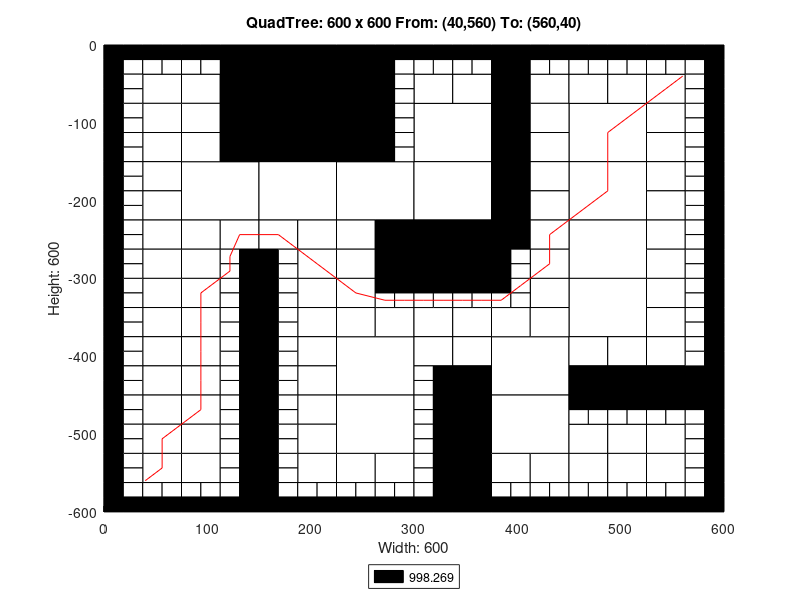

MATLAB code to generate this figure:
axis([0 600 -600 0]);
title('QuadTree: 600 x 600 From: (40,560) To: (560,40)');
xlabel('Width: 600');
ylabel('Height: 600');
rectangle('Position',[150 -75 75 75], 'FaceColor',[0 0 0]);
rectangle('Position',[150 -150 75 75], 'FaceColor',[0 0 0]);
rectangle('Position',[75 -225 75 75], 'FaceColor',[1 1 1]);
rectangle('Position',[150 -225 75 75], 'FaceColor',[1 1 1]);
rectangle('Position',[225 -225 75 75], 'FaceColor',[1 1 1]);
rectangle('Position',[300 -150 75 75], 'FaceColor',[1 1 1]);
rectangle('Position',[450 -150 75 75], 'FaceColor',[1 1 1]);
rectangle('Position',[300 -225 75 75], 'FaceColor',[1 1 1]);
rectangle('Position',[300 -300 75 75], 'FaceColor',[0 0 0]);
rectangle('Position',[450 -225 75 75], 'FaceColor',[1 1 1]);
rectangle('Position',[450 -300 75 75], 'FaceColor',[1 1 1]);
rectangle('Position',[225 -450 75 75], 'FaceColor',[1 1 1]);
rectangle('Position',[225 -525 75 75], 'FaceColor',[1 1 1]);
rectangle('Position',[375 -450 75 75], 'FaceColor',[1 1 1]);
rectangle('Position',[450 -375 75 75], 'FaceColor',[1 1 1]);
rectangle('Position',[375 -525 75 75], 'FaceColor',[1 1 1]);
rectangle('Position',[37.5 -75 37.5 37.5], 'FaceColor',[1 1 1]);
rectangle('Position',[112.5 -37.5 37.5 37.5], 'FaceColor',[0 0 0]);
rectangle('Position',[75 -75 37.5 37.5], 'FaceColor',[1 1 1]);
rectangle('Position',[112.5 -75 37.5 37.5], 'FaceColor',[0 0 0]);
rectangle('Position',[37.5 -112.5 37.5 37.5], 'FaceColor',[1 1 1]);
rectangle('Position',[37.5 -150 37.5 37.5], 'FaceColor',[1 1 1]);
rectangle('Position',[75 -112.5 37.5 37.5], 'FaceColor',[1 1 1]);
rectangle('Position',[112.5 -112.5 37.5 37.5], 'FaceColor',[0 0 0]);
rectangle('Position',[75 -150 37.5 37.5], 'FaceColor',[1 1 1]);
rectangle('Position',[112.5 -150 37.5 37.5], 'FaceColor',[0 0 0]);
rectangle('Position',[225 -37.5 37.5 37.5], 'FaceColor',[0 0 0]);
rectangle('Position',[225 -75 37.5 37.5], 'FaceColor',[0 0 0]);
rectangle('Position',[225 -112.5 37.5 37.5], 'FaceColor',[0 0 0]);
rectangle('Position',[225 -150 37.5 37.5], 'FaceColor',[0 0 0]);
rectangle('Position',[37.5 -187.5 37.5 37.5], 'FaceColor',[1 1 1]);
rectangle('Position',[37.5 -225 37.5 37.5], 'FaceColor',[1 1 1]);
rectangle('Position',[37.5 -262.5 37.5 37.5], 'FaceColor',[1 1 1]);
rectangle('Position',[37.5 -300 37.5 37.5], 'FaceColor',[1 1 1]);
rectangle('Position',[75 -262.5 37.5 37.5], 'FaceColor',[1 1 1]);
rectangle('Position',[112.5 -262.5 37.5 37.5], 'FaceColor',[1 1 1]);
rectangle('Position',[75 -300 37.5 37.5], 'FaceColor',[1 1 1]);
rectangle('Position',[150 -262.5 37.5 37.5], 'FaceColor',[1 1 1]);
rectangle('Position',[187.5 -262.5 37.5 37.5], 'FaceColor',[1 1 1]);
rectangle('Position',[187.5 -300 37.5 37.5], 'FaceColor',[1 1 1]);
rectangle('Position',[225 -262.5 37.5 37.5], 'FaceColor',[1 1 1]);
rectangle('Position',[262.5 -262.5 37.5 37.5], 'FaceColor',[0 0 0]);
rectangle('Position',[225 -300 37.5 37.5], 'FaceColor',[1 1 1]);
rectangle('Position',[262.5 -300 37.5 37.5], 'FaceColor',[0 0 0]);
rectangle('Position',[300 -75 37.5 37.5], 'FaceColor',[1 1 1]);
rectangle('Position',[337.5 -75 37.5 37.5], 'FaceColor',[1 1 1]);
rectangle('Position',[375 -37.5 37.5 37.5], 'FaceColor',[0 0 0]);
rectangle('Position',[375 -75 37.5 37.5], 'FaceColor',[0 0 0]);
rectangle('Position',[412.5 -75 37.5 37.5], 'FaceColor',[1 1 1]);
rectangle('Position',[375 -112.5 37.5 37.5], 'FaceColor',[0 0 0]);
rectangle('Position',[412.5 -112.5 37.5 37.5], 'FaceColor',[1 1 1]);
rectangle('Position',[375 -150 37.5 37.5], 'FaceColor',[0 0 0]);
rectangle('Position',[412.5 -150 37.5 37.5], 'FaceColor',[1 1 1]);
rectangle('Position',[450 -75 37.5 37.5], 'FaceColor',[1 1 1]);
rectangle('Position',[487.5 -75 37.5 37.5], 'FaceColor',[1 1 1]);
rectangle('Position',[525 -75 37.5 37.5], 'FaceColor',[1 1 1]);
rectangle('Position',[525 -112.5 37.5 37.5], 'FaceColor',[1 1 1]);
rectangle('Position',[525 -150 37.5 37.5], 'FaceColor',[1 1 1]);
rectangle('Position',[375 -187.5 37.5 37.5], 'FaceColor',[0 0 0]);
rectangle('Position',[412.5 -187.5 37.5 37.5], 'FaceColor',[1 1 1]);
rectangle('Position',[375 -225 37.5 37.5], 'FaceColor',[0 0 0]);
rectangle('Position',[412.5 -225 37.5 37.5], 'FaceColor',[1 1 1]);
rectangle('Position',[375 -262.5 37.5 37.5], 'FaceColor',[0 0 0]);
rectangle('Position',[412.5 -262.5 37.5 37.5], 'FaceColor',[1 1 1]);
rectangle('Position',[412.5 -300 37.5 37.5], 'FaceColor',[1 1 1]);
rectangle('Position',[525 -187.5 37.5 37.5], 'FaceColor',[1 1 1]);
rectangle('Position',[525 -225 37.5 37.5], 'FaceColor',[1 1 1]);
rectangle('Position',[525 -262.5 37.5 37.5], 'FaceColor',[1 1 1]);
rectangle('Position',[525 -300 37.5 37.5], 'FaceColor',[1 1 1]);
rectangle('Position',[37.5 -337.5 37.5 37.5], 'FaceColor',[1 1 1]);
rectangle('Position',[37.5 -375 37.5 37.5], 'FaceColor',[1 1 1]);
rectangle('Position',[75 -337.5 37.5 37.5], 'FaceColor',[1 1 1]);
rectangle('Position',[75 -375 37.5 37.5], 'FaceColor',[1 1 1]);
rectangle('Position',[37.5 -412.5 37.5 37.5], 'FaceColor',[1 1 1]);
rectangle('Position',[37.5 -450 37.5 37.5], 'FaceColor',[1 1 1]);
rectangle('Position',[75 -412.5 37.5 37.5], 'FaceColor',[1 1 1]);
rectangle('Position',[75 -450 37.5 37.5], 'FaceColor',[1 1 1]);
rectangle('Position',[187.5 -337.5 37.5 37.5], 'FaceColor',[1 1 1]);
rectangle('Position',[187.5 -375 37.5 37.5], 'FaceColor',[1 1 1]);
rectangle('Position',[225 -337.5 37.5 37.5], 'FaceColor',[1 1 1]);
rectangle('Position',[225 -375 37.5 37.5], 'FaceColor',[1 1 1]);
rectangle('Position',[262.5 -375 37.5 37.5], 'FaceColor',[1 1 1]);
rectangle('Position',[187.5 -412.5 37.5 37.5], 'FaceColor',[1 1 1]);
rectangle('Position',[187.5 -450 37.5 37.5], 'FaceColor',[1 1 1]);
rectangle('Position',[37.5 -487.5 37.5 37.5], 'FaceColor',[1 1 1]);
rectangle('Position',[37.5 -525 37.5 37.5], 'FaceColor',[1 1 1]);
rectangle('Position',[75 -487.5 37.5 37.5], 'FaceColor',[1 1 1]);
rectangle('Position',[75 -525 37.5 37.5], 'FaceColor',[1 1 1]);
rectangle('Position',[37.5 -562.5 37.5 37.5], 'FaceColor',[1 1 1]);
rectangle('Position',[75 -562.5 37.5 37.5], 'FaceColor',[1 1 1]);
rectangle('Position',[187.5 -487.5 37.5 37.5], 'FaceColor',[1 1 1]);
rectangle('Position',[187.5 -525 37.5 37.5], 'FaceColor',[1 1 1]);
rectangle('Position',[187.5 -562.5 37.5 37.5], 'FaceColor',[1 1 1]);
rectangle('Position',[225 -562.5 37.5 37.5], 'FaceColor',[1 1 1]);
rectangle('Position',[262.5 -562.5 37.5 37.5], 'FaceColor',[1 1 1]);
rectangle('Position',[300 -375 37.5 37.5], 'FaceColor',[1 1 1]);
rectangle('Position',[337.5 -375 37.5 37.5], 'FaceColor',[1 1 1]);
rectangle('Position',[412.5 -337.5 37.5 37.5], 'FaceColor',[1 1 1]);
rectangle('Position',[375 -375 37.5 37.5], 'FaceColor',[1 1 1]);
rectangle('Position',[412.5 -375 37.5 37.5], 'FaceColor',[1 1 1]);
rectangle('Position',[300 -412.5 37.5 37.5], 'FaceColor',[1 1 1]);
rectangle('Position',[337.5 -412.5 37.5 37.5], 'FaceColor',[1 1 1]);
rectangle('Position',[337.5 -450 37.5 37.5], 'FaceColor',[0 0 0]);
rectangle('Position',[525 -337.5 37.5 37.5], 'FaceColor',[1 1 1]);
rectangle('Position',[525 -375 37.5 37.5], 'FaceColor',[1 1 1]);
rectangle('Position',[450 -412.5 37.5 37.5], 'FaceColor',[1 1 1]);
rectangle('Position',[487.5 -412.5 37.5 37.5], 'FaceColor',[1 1 1]);
rectangle('Position',[450 -450 37.5 37.5], 'FaceColor',[0 0 0]);
rectangle('Position',[487.5 -450 37.5 37.5], 'FaceColor',[0 0 0]);
rectangle('Position',[525 -412.5 37.5 37.5], 'FaceColor',[1 1 1]);
rectangle('Position',[525 -450 37.5 37.5], 'FaceColor',[0 0 0]);
rectangle('Position',[562.5 -450 37.5 37.5], 'FaceColor',[0 0 0]);
rectangle('Position',[337.5 -487.5 37.5 37.5], 'FaceColor',[0 0 0]);
rectangle('Position',[337.5 -525 37.5 37.5], 'FaceColor',[0 0 0]);
rectangle('Position',[337.5 -562.5 37.5 37.5], 'FaceColor',[0 0 0]);
rectangle('Position',[337.5 -600 37.5 37.5], 'FaceColor',[0 0 0]);
rectangle('Position',[375 -562.5 37.5 37.5], 'FaceColor',[1 1 1]);
rectangle('Position',[412.5 -562.5 37.5 37.5], 'FaceColor',[1 1 1]);
rectangle('Position',[450 -525 37.5 37.5], 'FaceColor',[1 1 1]);
rectangle('Position',[487.5 -525 37.5 37.5], 'FaceColor',[1 1 1]);
rectangle('Position',[525 -525 37.5 37.5], 'FaceColor',[1 1 1]);
rectangle('Position',[450 -562.5 37.5 37.5], 'FaceColor',[1 1 1]);
rectangle('Position',[487.5 -562.5 37.5 37.5], 'FaceColor',[1 1 1]);
rectangle('Position',[525 -562.5 37.5 37.5], 'FaceColor',[1 1 1]);
rectangle('Position',[0 -18.75 18.75 18.75], 'FaceColor',[0 0 0]);
rectangle('Position',[18.75 -18.75 18.75 18.75], 'FaceColor',[0 0 0]);
rectangle('Position',[0 -37.5 18.75 18.75], 'FaceColor',[0 0 0]);
rectangle('Position',[18.75 -37.5 18.75 18.75], 'FaceColor',[1 1 1]);
rectangle('Position',[37.5 -18.75 18.75 18.75], 'FaceColor',[0 0 0]);
rectangle('Position',[56.25 -18.75 18.75 18.75], 'FaceColor',[0 0 0]);
rectangle('Position',[37.5 -37.5 18.75 18.75], 'FaceColor',[1 1 1]);
rectangle('Position',[56.25 -37.5 18.75 18.75], 'FaceColor',[1 1 1]);
rectangle('Position',[0 -56.25 18.75 18.75], 'FaceColor',[0 0 0]);
rectangle('Position',[18.75 -56.25 18.75 18.75], 'FaceColor',[1 1 1]);
rectangle('Position',[0 -75 18.75 18.75], 'FaceColor',[0 0 0]);
rectangle('Position',[18.75 -75 18.75 18.75], 'FaceColor',[1 1 1]);
rectangle('Position',[75 -18.75 18.75 18.75], 'FaceColor',[0 0 0]);
rectangle('Position',[93.75 -18.75 18.75 18.75], 'FaceColor',[0 0 0]);
rectangle('Position',[75 -37.5 18.75 18.75], 'FaceColor',[1 1 1]);
rectangle('Position',[93.75 -37.5 18.75 18.75], 'FaceColor',[1 1 1]);
rectangle('Position',[0 -93.75 18.75 18.75], 'FaceColor',[0 0 0]);
rectangle('Position',[18.75 -93.75 18.75 18.75], 'FaceColor',[1 1 1]);
rectangle('Position',[0 -112.5 18.75 18.75], 'FaceColor',[0 0 0]);
rectangle('Position',[18.75 -112.5 18.75 18.75], 'FaceColor',[1 1 1]);
rectangle('Position',[0 -131.25 18.75 18.75], 'FaceColor',[0 0 0]);
rectangle('Position',[18.75 -131.25 18.75 18.75], 'FaceColor',[1 1 1]);
rectangle('Position',[0 -150 18.75 18.75], 'FaceColor',[0 0 0]);
rectangle('Position',[18.75 -150 18.75 18.75], 'FaceColor',[1 1 1]);
rectangle('Position',[262.5 -18.75 18.75 18.75], 'FaceColor',[0 0 0]);
rectangle('Position',[281.25 -18.75 18.75 18.75], 'FaceColor',[0 0 0]);
rectangle('Position',[262.5 -37.5 18.75 18.75], 'FaceColor',[0 0 0]);
rectangle('Position',[281.25 -37.5 18.75 18.75], 'FaceColor',[1 1 1]);
rectangle('Position',[262.5 -56.25 18.75 18.75], 'FaceColor',[0 0 0]);
rectangle('Position',[281.25 -56.25 18.75 18.75], 'FaceColor',[1 1 1]);
rectangle('Position',[262.5 -75 18.75 18.75], 'FaceColor',[0 0 0]);
rectangle('Position',[281.25 -75 18.75 18.75], 'FaceColor',[1 1 1]);
rectangle('Position',[262.5 -93.75 18.75 18.75], 'FaceColor',[0 0 0]);
rectangle('Position',[281.25 -93.75 18.75 18.75], 'FaceColor',[1 1 1]);
rectangle('Position',[262.5 -112.5 18.75 18.75], 'FaceColor',[0 0 0]);
rectangle('Position',[281.25 -112.5 18.75 18.75], 'FaceColor',[1 1 1]);
rectangle('Position',[262.5 -131.25 18.75 18.75], 'FaceColor',[0 0 0]);
rectangle('Position',[281.25 -131.25 18.75 18.75], 'FaceColor',[1 1 1]);
rectangle('Position',[262.5 -150 18.75 18.75], 'FaceColor',[0 0 0]);
rectangle('Position',[281.25 -150 18.75 18.75], 'FaceColor',[1 1 1]);
rectangle('Position',[0 -168.75 18.75 18.75], 'FaceColor',[0 0 0]);
rectangle('Position',[18.75 -168.75 18.75 18.75], 'FaceColor',[1 1 1]);
rectangle('Position',[0 -187.5 18.75 18.75], 'FaceColor',[0 0 0]);
rectangle('Position',[18.75 -187.5 18.75 18.75], 'FaceColor',[1 1 1]);
rectangle('Position',[0 -206.25 18.75 18.75], 'FaceColor',[0 0 0]);
rectangle('Position',[18.75 -206.25 18.75 18.75], 'FaceColor',[1 1 1]);
rectangle('Position',[0 -225 18.75 18.75], 'FaceColor',[0 0 0]);
rectangle('Position',[18.75 -225 18.75 18.75], 'FaceColor',[1 1 1]);
rectangle('Position',[0 -243.75 18.75 18.75], 'FaceColor',[0 0 0]);
rectangle('Position',[18.75 -243.75 18.75 18.75], 'FaceColor',[1 1 1]);
rectangle('Position',[0 -262.5 18.75 18.75], 'FaceColor',[0 0 0]);
rectangle('Position',[18.75 -262.5 18.75 18.75], 'FaceColor',[1 1 1]);
rectangle('Position',[0 -281.25 18.75 18.75], 'FaceColor',[0 0 0]);
rectangle('Position',[18.75 -281.25 18.75 18.75], 'FaceColor',[1 1 1]);
rectangle('Position',[0 -300 18.75 18.75], 'FaceColor',[0 0 0]);
rectangle('Position',[18.75 -300 18.75 18.75], 'FaceColor',[1 1 1]);
rectangle('Position',[112.5 -281.25 18.75 18.75], 'FaceColor',[1 1 1]);
rectangle('Position',[131.25 -281.25 18.75 18.75], 'FaceColor',[0 0 0]);
rectangle('Position',[112.5 -300 18.75 18.75], 'FaceColor',[1 1 1]);
rectangle('Position',[131.25 -300 18.75 18.75], 'FaceColor',[0 0 0]);
rectangle('Position',[150 -281.25 18.75 18.75], 'FaceColor',[0 0 0]);
rectangle('Position',[168.75 -281.25 18.75 18.75], 'FaceColor',[1 1 1]);
rectangle('Position',[150 -300 18.75 18.75], 'FaceColor',[0 0 0]);
rectangle('Position',[168.75 -300 18.75 18.75], 'FaceColor',[1 1 1]);
rectangle('Position',[300 -18.75 18.75 18.75], 'FaceColor',[0 0 0]);
rectangle('Position',[318.75 -18.75 18.75 18.75], 'FaceColor',[0 0 0]);
rectangle('Position',[300 -37.5 18.75 18.75], 'FaceColor',[1 1 1]);
rectangle('Position',[318.75 -37.5 18.75 18.75], 'FaceColor',[1 1 1]);
rectangle('Position',[337.5 -18.75 18.75 18.75], 'FaceColor',[0 0 0]);
rectangle('Position',[356.25 -18.75 18.75 18.75], 'FaceColor',[0 0 0]);
rectangle('Position',[337.5 -37.5 18.75 18.75], 'FaceColor',[1 1 1]);
rectangle('Position',[356.25 -37.5 18.75 18.75], 'FaceColor',[1 1 1]);
rectangle('Position',[412.5 -18.75 18.75 18.75], 'FaceColor',[0 0 0]);
rectangle('Position',[431.25 -18.75 18.75 18.75], 'FaceColor',[0 0 0]);
rectangle('Position',[412.5 -37.5 18.75 18.75], 'FaceColor',[1 1 1]);
rectangle('Position',[431.25 -37.5 18.75 18.75], 'FaceColor',[1 1 1]);
rectangle('Position',[450 -18.75 18.75 18.75], 'FaceColor',[0 0 0]);
rectangle('Position',[468.75 -18.75 18.75 18.75], 'FaceColor',[0 0 0]);
rectangle('Position',[450 -37.5 18.75 18.75], 'FaceColor',[1 1 1]);
rectangle('Position',[468.75 -37.5 18.75 18.75], 'FaceColor',[1 1 1]);
rectangle('Position',[487.5 -18.75 18.75 18.75], 'FaceColor',[0 0 0]);
rectangle('Position',[506.25 -18.75 18.75 18.75], 'FaceColor',[0 0 0]);
rectangle('Position',[487.5 -37.5 18.75 18.75], 'FaceColor',[1 1 1]);
rectangle('Position',[506.25 -37.5 18.75 18.75], 'FaceColor',[1 1 1]);
rectangle('Position',[525 -18.75 18.75 18.75], 'FaceColor',[0 0 0]);
rectangle('Position',[543.75 -18.75 18.75 18.75], 'FaceColor',[0 0 0]);
rectangle('Position',[525 -37.5 18.75 18.75], 'FaceColor',[1 1 1]);
rectangle('Position',[543.75 -37.5 18.75 18.75], 'FaceColor',[1 1 1]);
rectangle('Position',[562.5 -18.75 18.75 18.75], 'FaceColor',[0 0 0]);
rectangle('Position',[581.25 -18.75 18.75 18.75], 'FaceColor',[0 0 0]);
rectangle('Position',[562.5 -37.5 18.75 18.75], 'FaceColor',[1 1 1]);
rectangle('Position',[581.25 -37.5 18.75 18.75], 'FaceColor',[0 0 0]);
rectangle('Position',[562.5 -56.25 18.75 18.75], 'FaceColor',[1 1 1]);
rectangle('Position',[581.25 -56.25 18.75 18.75], 'FaceColor',[0 0 0]);
rectangle('Position',[562.5 -75 18.75 18.75], 'FaceColor',[1 1 1]);
rectangle('Position',[581.25 -75 18.75 18.75], 'FaceColor',[0 0 0]);
rectangle('Position',[562.5 -93.75 18.75 18.75], 'FaceColor',[1 1 1]);
rectangle('Position',[581.25 -93.75 18.75 18.75], 'FaceColor',[0 0 0]);
rectangle('Position',[562.5 -112.5 18.75 18.75], 'FaceColor',[1 1 1]);
rectangle('Position',[581.25 -112.5 18.75 18.75], 'FaceColor',[0 0 0]);
rectangle('Position',[562.5 -131.25 18.75 18.75], 'FaceColor',[1 1 1]);
rectangle('Position',[581.25 -131.25 18.75 18.75], 'FaceColor',[0 0 0]);
rectangle('Position',[562.5 -150 18.75 18.75], 'FaceColor',[1 1 1]);
rectangle('Position',[581.25 -150 18.75 18.75], 'FaceColor',[0 0 0]);
rectangle('Position',[375 -281.25 18.75 18.75], 'FaceColor',[0 0 0]);
rectangle('Position',[393.75 -281.25 18.75 18.75], 'FaceColor',[1 1 1]);
rectangle('Position',[375 -300 18.75 18.75], 'FaceColor',[0 0 0]);
rectangle('Position',[393.75 -300 18.75 18.75], 'FaceColor',[1 1 1]);
rectangle('Position',[562.5 -168.75 18.75 18.75], 'FaceColor',[1 1 1]);
rectangle('Position',[581.25 -168.75 18.75 18.75], 'FaceColor',[0 0 0]);
rectangle('Position',[562.5 -187.5 18.75 18.75], 'FaceColor',[1 1 1]);
rectangle('Position',[581.25 -187.5 18.75 18.75], 'FaceColor',[0 0 0]);
rectangle('Position',[562.5 -206.25 18.75 18.75], 'FaceColor',[1 1 1]);
rectangle('Position',[581.25 -206.25 18.75 18.75], 'FaceColor',[0 0 0]);
rectangle('Position',[562.5 -225 18.75 18.75], 'FaceColor',[1 1 1]);
rectangle('Position',[581.25 -225 18.75 18.75], 'FaceColor',[0 0 0]);
rectangle('Position',[562.5 -243.75 18.75 18.75], 'FaceColor',[1 1 1]);
rectangle('Position',[581.25 -243.75 18.75 18.75], 'FaceColor',[0 0 0]);
rectangle('Position',[562.5 -262.5 18.75 18.75], 'FaceColor',[1 1 1]);
rectangle('Position',[581.25 -262.5 18.75 18.75], 'FaceColor',[0 0 0]);
rectangle('Position',[562.5 -281.25 18.75 18.75], 'FaceColor',[1 1 1]);
rectangle('Position',[581.25 -281.25 18.75 18.75], 'FaceColor',[0 0 0]);
rectangle('Position',[562.5 -300 18.75 18.75], 'FaceColor',[1 1 1]);
rectangle('Position',[581.25 -300 18.75 18.75], 'FaceColor',[0 0 0]);
rectangle('Position',[0 -318.75 18.75 18.75], 'FaceColor',[0 0 0]);
rectangle('Position',[18.75 -318.75 18.75 18.75], 'FaceColor',[1 1 1]);
rectangle('Position',[0 -337.5 18.75 18.75], 'FaceColor',[0 0 0]);
rectangle('Position',[18.75 -337.5 18.75 18.75], 'FaceColor',[1 1 1]);
rectangle('Position',[0 -356.25 18.75 18.75], 'FaceColor',[0 0 0]);
rectangle('Position',[18.75 -356.25 18.75 18.75], 'FaceColor',[1 1 1]);
rectangle('Position',[0 -375 18.75 18.75], 'FaceColor',[0 0 0]);
rectangle('Position',[18.75 -375 18.75 18.75], 'FaceColor',[1 1 1]);
rectangle('Position',[112.5 -318.75 18.75 18.75], 'FaceColor',[1 1 1]);
rectangle('Position',[131.25 -318.75 18.75 18.75], 'FaceColor',[0 0 0]);
rectangle('Position',[112.5 -337.5 18.75 18.75], 'FaceColor',[1 1 1]);
rectangle('Position',[131.25 -337.5 18.75 18.75], 'FaceColor',[0 0 0]);
rectangle('Position',[112.5 -356.25 18.75 18.75], 'FaceColor',[1 1 1]);
rectangle('Position',[131.25 -356.25 18.75 18.75], 'FaceColor',[0 0 0]);
rectangle('Position',[112.5 -375 18.75 18.75], 'FaceColor',[1 1 1]);
rectangle('Position',[131.25 -375 18.75 18.75], 'FaceColor',[0 0 0]);
rectangle('Position',[0 -393.75 18.75 18.75], 'FaceColor',[0 0 0]);
rectangle('Position',[18.75 -393.75 18.75 18.75], 'FaceColor',[1 1 1]);
rectangle('Position',[0 -412.5 18.75 18.75], 'FaceColor',[0 0 0]);
rectangle('Position',[18.75 -412.5 18.75 18.75], 'FaceColor',[1 1 1]);
rectangle('Position',[0 -431.25 18.75 18.75], 'FaceColor',[0 0 0]);
rectangle('Position',[18.75 -431.25 18.75 18.75], 'FaceColor',[1 1 1]);
rectangle('Position',[0 -450 18.75 18.75], 'FaceColor',[0 0 0]);
rectangle('Position',[18.75 -450 18.75 18.75], 'FaceColor',[1 1 1]);
rectangle('Position',[112.5 -393.75 18.75 18.75], 'FaceColor',[1 1 1]);
rectangle('Position',[131.25 -393.75 18.75 18.75], 'FaceColor',[0 0 0]);
rectangle('Position',[112.5 -412.5 18.75 18.75], 'FaceColor',[1 1 1]);
rectangle('Position',[131.25 -412.5 18.75 18.75], 'FaceColor',[0 0 0]);
rectangle('Position',[112.5 -431.25 18.75 18.75], 'FaceColor',[1 1 1]);
rectangle('Position',[131.25 -431.25 18.75 18.75], 'FaceColor',[0 0 0]);
rectangle('Position',[112.5 -450 18.75 18.75], 'FaceColor',[1 1 1]);
rectangle('Position',[131.25 -450 18.75 18.75], 'FaceColor',[0 0 0]);
rectangle('Position',[150 -318.75 18.75 18.75], 'FaceColor',[0 0 0]);
rectangle('Position',[168.75 -318.75 18.75 18.75], 'FaceColor',[1 1 1]);
rectangle('Position',[150 -337.5 18.75 18.75], 'FaceColor',[0 0 0]);
rectangle('Position',[168.75 -337.5 18.75 18.75], 'FaceColor',[1 1 1]);
rectangle('Position',[150 -356.25 18.75 18.75], 'FaceColor',[0 0 0]);
rectangle('Position',[168.75 -356.25 18.75 18.75], 'FaceColor',[1 1 1]);
rectangle('Position',[150 -375 18.75 18.75], 'FaceColor',[0 0 0]);
rectangle('Position',[168.75 -375 18.75 18.75], 'FaceColor',[1 1 1]);
rectangle('Position',[262.5 -318.75 18.75 18.75], 'FaceColor',[0 0 0]);
rectangle('Position',[281.25 -318.75 18.75 18.75], 'FaceColor',[0 0 0]);
rectangle('Position',[262.5 -337.5 18.75 18.75], 'FaceColor',[1 1 1]);
rectangle('Position',[281.25 -337.5 18.75 18.75], 'FaceColor',[1 1 1]);
rectangle('Position',[150 -393.75 18.75 18.75], 'FaceColor',[0 0 0]);
rectangle('Position',[168.75 -393.75 18.75 18.75], 'FaceColor',[1 1 1]);
rectangle('Position',[150 -412.5 18.75 18.75], 'FaceColor',[0 0 0]);
rectangle('Position',[168.75 -412.5 18.75 18.75], 'FaceColor',[1 1 1]);
rectangle('Position',[150 -431.25 18.75 18.75], 'FaceColor',[0 0 0]);
rectangle('Position',[168.75 -431.25 18.75 18.75], 'FaceColor',[1 1 1]);
rectangle('Position',[150 -450 18.75 18.75], 'FaceColor',[0 0 0]);
rectangle('Position',[168.75 -450 18.75 18.75], 'FaceColor',[1 1 1]);
rectangle('Position',[0 -468.75 18.75 18.75], 'FaceColor',[0 0 0]);
rectangle('Position',[18.75 -468.75 18.75 18.75], 'FaceColor',[1 1 1]);
rectangle('Position',[0 -487.5 18.75 18.75], 'FaceColor',[0 0 0]);
rectangle('Position',[18.75 -487.5 18.75 18.75], 'FaceColor',[1 1 1]);
rectangle('Position',[0 -506.25 18.75 18.75], 'FaceColor',[0 0 0]);
rectangle('Position',[18.75 -506.25 18.75 18.75], 'FaceColor',[1 1 1]);
rectangle('Position',[0 -525 18.75 18.75], 'FaceColor',[0 0 0]);
rectangle('Position',[18.75 -525 18.75 18.75], 'FaceColor',[1 1 1]);
rectangle('Position',[112.5 -468.75 18.75 18.75], 'FaceColor',[1 1 1]);
rectangle('Position',[131.25 -468.75 18.75 18.75], 'FaceColor',[0 0 0]);
rectangle('Position',[112.5 -487.5 18.75 18.75], 'FaceColor',[1 1 1]);
rectangle('Position',[131.25 -487.5 18.75 18.75], 'FaceColor',[0 0 0]);
rectangle('Position',[112.5 -506.25 18.75 18.75], 'FaceColor',[1 1 1]);
rectangle('Position',[131.25 -506.25 18.75 18.75], 'FaceColor',[0 0 0]);
rectangle('Position',[112.5 -525 18.75 18.75], 'FaceColor',[1 1 1]);
rectangle('Position',[131.25 -525 18.75 18.75], 'FaceColor',[0 0 0]);
rectangle('Position',[0 -543.75 18.75 18.75], 'FaceColor',[0 0 0]);
rectangle('Position',[18.75 -543.75 18.75 18.75], 'FaceColor',[1 1 1]);
rectangle('Position',[0 -562.5 18.75 18.75], 'FaceColor',[0 0 0]);
rectangle('Position',[18.75 -562.5 18.75 18.75], 'FaceColor',[1 1 1]);
rectangle('Position',[0 -581.25 18.75 18.75], 'FaceColor',[0 0 0]);
rectangle('Position',[18.75 -581.25 18.75 18.75], 'FaceColor',[1 1 1]);
rectangle('Position',[0 -600 18.75 18.75], 'FaceColor',[0 0 0]);
rectangle('Position',[18.75 -600 18.75 18.75], 'FaceColor',[0 0 0]);
rectangle('Position',[37.5 -581.25 18.75 18.75], 'FaceColor',[1 1 1]);
rectangle('Position',[56.25 -581.25 18.75 18.75], 'FaceColor',[1 1 1]);
rectangle('Position',[37.5 -600 18.75 18.75], 'FaceColor',[0 0 0]);
rectangle('Position',[56.25 -600 18.75 18.75], 'FaceColor',[0 0 0]);
rectangle('Position',[112.5 -543.75 18.75 18.75], 'FaceColor',[1 1 1]);
rectangle('Position',[131.25 -543.75 18.75 18.75], 'FaceColor',[0 0 0]);
rectangle('Position',[112.5 -562.5 18.75 18.75], 'FaceColor',[1 1 1]);
rectangle('Position',[131.25 -562.5 18.75 18.75], 'FaceColor',[0 0 0]);
rectangle('Position',[75 -581.25 18.75 18.75], 'FaceColor',[1 1 1]);
rectangle('Position',[93.75 -581.25 18.75 18.75], 'FaceColor',[1 1 1]);
rectangle('Position',[75 -600 18.75 18.75], 'FaceColor',[0 0 0]);
rectangle('Position',[93.75 -600 18.75 18.75], 'FaceColor',[0 0 0]);
rectangle('Position',[112.5 -581.25 18.75 18.75], 'FaceColor',[1 1 1]);
rectangle('Position',[131.25 -581.25 18.75 18.75], 'FaceColor',[0 0 0]);
rectangle('Position',[112.5 -600 18.75 18.75], 'FaceColor',[0 0 0]);
rectangle('Position',[131.25 -600 18.75 18.75], 'FaceColor',[0 0 0]);
rectangle('Position',[150 -468.75 18.75 18.75], 'FaceColor',[0 0 0]);
rectangle('Position',[168.75 -468.75 18.75 18.75], 'FaceColor',[1 1 1]);
rectangle('Position',[150 -487.5 18.75 18.75], 'FaceColor',[0 0 0]);
rectangle('Position',[168.75 -487.5 18.75 18.75], 'FaceColor',[1 1 1]);
rectangle('Position',[150 -506.25 18.75 18.75], 'FaceColor',[0 0 0]);
rectangle('Position',[168.75 -506.25 18.75 18.75], 'FaceColor',[1 1 1]);
rectangle('Position',[150 -525 18.75 18.75], 'FaceColor',[0 0 0]);
rectangle('Position',[168.75 -525 18.75 18.75], 'FaceColor',[1 1 1]);
rectangle('Position',[150 -543.75 18.75 18.75], 'FaceColor',[0 0 0]);
rectangle('Position',[168.75 -543.75 18.75 18.75], 'FaceColor',[1 1 1]);
rectangle('Position',[150 -562.5 18.75 18.75], 'FaceColor',[0 0 0]);
rectangle('Position',[168.75 -562.5 18.75 18.75], 'FaceColor',[1 1 1]);
rectangle('Position',[150 -581.25 18.75 18.75], 'FaceColor',[0 0 0]);
rectangle('Position',[168.75 -581.25 18.75 18.75], 'FaceColor',[1 1 1]);
rectangle('Position',[150 -600 18.75 18.75], 'FaceColor',[0 0 0]);
rectangle('Position',[168.75 -600 18.75 18.75], 'FaceColor',[0 0 0]);
rectangle('Position',[187.5 -581.25 18.75 18.75], 'FaceColor',[1 1 1]);
rectangle('Position',[206.25 -581.25 18.75 18.75], 'FaceColor',[1 1 1]);
rectangle('Position',[187.5 -600 18.75 18.75], 'FaceColor',[0 0 0]);
rectangle('Position',[206.25 -600 18.75 18.75], 'FaceColor',[0 0 0]);
rectangle('Position',[225 -581.25 18.75 18.75], 'FaceColor',[1 1 1]);
rectangle('Position',[243.75 -581.25 18.75 18.75], 'FaceColor',[1 1 1]);
rectangle('Position',[225 -600 18.75 18.75], 'FaceColor',[0 0 0]);
rectangle('Position',[243.75 -600 18.75 18.75], 'FaceColor',[0 0 0]);
rectangle('Position',[262.5 -581.25 18.75 18.75], 'FaceColor',[1 1 1]);
rectangle('Position',[281.25 -581.25 18.75 18.75], 'FaceColor',[1 1 1]);
rectangle('Position',[262.5 -600 18.75 18.75], 'FaceColor',[0 0 0]);
rectangle('Position',[281.25 -600 18.75 18.75], 'FaceColor',[0 0 0]);
rectangle('Position',[300 -318.75 18.75 18.75], 'FaceColor',[0 0 0]);
rectangle('Position',[318.75 -318.75 18.75 18.75], 'FaceColor',[0 0 0]);
rectangle('Position',[300 -337.5 18.75 18.75], 'FaceColor',[1 1 1]);
rectangle('Position',[318.75 -337.5 18.75 18.75], 'FaceColor',[1 1 1]);
rectangle('Position',[337.5 -318.75 18.75 18.75], 'FaceColor',[0 0 0]);
rectangle('Position',[356.25 -318.75 18.75 18.75], 'FaceColor',[0 0 0]);
rectangle('Position',[337.5 -337.5 18.75 18.75], 'FaceColor',[1 1 1]);
rectangle('Position',[356.25 -337.5 18.75 18.75], 'FaceColor',[1 1 1]);
rectangle('Position',[375 -318.75 18.75 18.75], 'FaceColor',[0 0 0]);
rectangle('Position',[393.75 -318.75 18.75 18.75], 'FaceColor',[1 1 1]);
rectangle('Position',[375 -337.5 18.75 18.75], 'FaceColor',[1 1 1]);
rectangle('Position',[393.75 -337.5 18.75 18.75], 'FaceColor',[1 1 1]);
rectangle('Position',[300 -431.25 18.75 18.75], 'FaceColor',[1 1 1]);
rectangle('Position',[318.75 -431.25 18.75 18.75], 'FaceColor',[0 0 0]);
rectangle('Position',[300 -450 18.75 18.75], 'FaceColor',[1 1 1]);
rectangle('Position',[318.75 -450 18.75 18.75], 'FaceColor',[0 0 0]);
rectangle('Position',[562.5 -318.75 18.75 18.75], 'FaceColor',[1 1 1]);
rectangle('Position',[581.25 -318.75 18.75 18.75], 'FaceColor',[0 0 0]);
rectangle('Position',[562.5 -337.5 18.75 18.75], 'FaceColor',[1 1 1]);
rectangle('Position',[581.25 -337.5 18.75 18.75], 'FaceColor',[0 0 0]);
rectangle('Position',[562.5 -356.25 18.75 18.75], 'FaceColor',[1 1 1]);
rectangle('Position',[581.25 -356.25 18.75 18.75], 'FaceColor',[0 0 0]);
rectangle('Position',[562.5 -375 18.75 18.75], 'FaceColor',[1 1 1]);
rectangle('Position',[581.25 -375 18.75 18.75], 'FaceColor',[0 0 0]);
rectangle('Position',[562.5 -393.75 18.75 18.75], 'FaceColor',[1 1 1]);
rectangle('Position',[581.25 -393.75 18.75 18.75], 'FaceColor',[0 0 0]);
rectangle('Position',[562.5 -412.5 18.75 18.75], 'FaceColor',[1 1 1]);
rectangle('Position',[581.25 -412.5 18.75 18.75], 'FaceColor',[0 0 0]);
rectangle('Position',[300 -468.75 18.75 18.75], 'FaceColor',[1 1 1]);
rectangle('Position',[318.75 -468.75 18.75 18.75], 'FaceColor',[0 0 0]);
rectangle('Position',[300 -487.5 18.75 18.75], 'FaceColor',[1 1 1]);
rectangle('Position',[318.75 -487.5 18.75 18.75], 'FaceColor',[0 0 0]);
rectangle('Position',[300 -506.25 18.75 18.75], 'FaceColor',[1 1 1]);
rectangle('Position',[318.75 -506.25 18.75 18.75], 'FaceColor',[0 0 0]);
rectangle('Position',[300 -525 18.75 18.75], 'FaceColor',[1 1 1]);
rectangle('Position',[318.75 -525 18.75 18.75], 'FaceColor',[0 0 0]);
rectangle('Position',[300 -543.75 18.75 18.75], 'FaceColor',[1 1 1]);
rectangle('Position',[318.75 -543.75 18.75 18.75], 'FaceColor',[0 0 0]);
rectangle('Position',[300 -562.5 18.75 18.75], 'FaceColor',[1 1 1]);
rectangle('Position',[318.75 -562.5 18.75 18.75], 'FaceColor',[0 0 0]);
rectangle('Position',[300 -581.25 18.75 18.75], 'FaceColor',[1 1 1]);
rectangle('Position',[318.75 -581.25 18.75 18.75], 'FaceColor',[0 0 0]);
rectangle('Position',[300 -600 18.75 18.75], 'FaceColor',[0 0 0]);
rectangle('Position',[318.75 -600 18.75 18.75], 'FaceColor',[0 0 0]);
rectangle('Position',[375 -581.25 18.75 18.75], 'FaceColor',[1 1 1]);
rectangle('Position',[393.75 -581.25 18.75 18.75], 'FaceColor',[1 1 1]);
rectangle('Position',[375 -600 18.75 18.75], 'FaceColor',[0 0 0]);
rectangle('Position',[393.75 -600 18.75 18.75], 'FaceColor',[0 0 0]);
rectangle('Position',[412.5 -581.25 18.75 18.75], 'FaceColor',[1 1 1]);
rectangle('Position',[431.25 -581.25 18.75 18.75], 'FaceColor',[1 1 1]);
rectangle('Position',[412.5 -600 18.75 18.75], 'FaceColor',[0 0 0]);
rectangle('Position',[431.25 -600 18.75 18.75], 'FaceColor',[0 0 0]);
rectangle('Position',[450 -468.75 18.75 18.75], 'FaceColor',[0 0 0]);
rectangle('Position',[468.75 -468.75 18.75 18.75], 'FaceColor',[0 0 0]);
rectangle('Position',[450 -487.5 18.75 18.75], 'FaceColor',[1 1 1]);
rectangle('Position',[468.75 -487.5 18.75 18.75], 'FaceColor',[1 1 1]);
rectangle('Position',[487.5 -468.75 18.75 18.75], 'FaceColor',[0 0 0]);
rectangle('Position',[506.25 -468.75 18.75 18.75], 'FaceColor',[0 0 0]);
rectangle('Position',[487.5 -487.5 18.75 18.75], 'FaceColor',[1 1 1]);
rectangle('Position',[506.25 -487.5 18.75 18.75], 'FaceColor',[1 1 1]);
rectangle('Position',[525 -468.75 18.75 18.75], 'FaceColor',[0 0 0]);
rectangle('Position',[543.75 -468.75 18.75 18.75], 'FaceColor',[0 0 0]);
rectangle('Position',[525 -487.5 18.75 18.75], 'FaceColor',[1 1 1]);
rectangle('Position',[543.75 -487.5 18.75 18.75], 'FaceColor',[1 1 1]);
rectangle('Position',[562.5 -468.75 18.75 18.75], 'FaceColor',[0 0 0]);
rectangle('Position',[581.25 -468.75 18.75 18.75], 'FaceColor',[0 0 0]);
rectangle('Position',[562.5 -487.5 18.75 18.75], 'FaceColor',[1 1 1]);
rectangle('Position',[581.25 -487.5 18.75 18.75], 'FaceColor',[0 0 0]);
rectangle('Position',[562.5 -506.25 18.75 18.75], 'FaceColor',[1 1 1]);
rectangle('Position',[581.25 -506.25 18.75 18.75], 'FaceColor',[0 0 0]);
rectangle('Position',[562.5 -525 18.75 18.75], 'FaceColor',[1 1 1]);
rectangle('Position',[581.25 -525 18.75 18.75], 'FaceColor',[0 0 0]);
rectangle('Position',[450 -581.25 18.75 18.75], 'FaceColor',[1 1 1]);
rectangle('Position',[468.75 -581.25 18.75 18.75], 'FaceColor',[1 1 1]);
rectangle('Position',[450 -600 18.75 18.75], 'FaceColor',[0 0 0]);
rectangle('Position',[468.75 -600 18.75 18.75], 'FaceColor',[0 0 0]);
rectangle('Position',[487.5 -581.25 18.75 18.75], 'FaceColor',[1 1 1]);
rectangle('Position',[506.25 -581.25 18.75 18.75], 'FaceColor',[1 1 1]);
rectangle('Position',[487.5 -600 18.75 18.75], 'FaceColor',[0 0 0]);
rectangle('Position',[506.25 -600 18.75 18.75], 'FaceColor',[0 0 0]);
rectangle('Position',[562.5 -543.75 18.75 18.75], 'FaceColor',[1 1 1]);
rectangle('Position',[581.25 -543.75 18.75 18.75], 'FaceColor',[0 0 0]);
rectangle('Position',[562.5 -562.5 18.75 18.75], 'FaceColor',[1 1 1]);
rectangle('Position',[581.25 -562.5 18.75 18.75], 'FaceColor',[0 0 0]);
rectangle('Position',[525 -581.25 18.75 18.75], 'FaceColor',[1 1 1]);
rectangle('Position',[543.75 -581.25 18.75 18.75], 'FaceColor',[1 1 1]);
rectangle('Position',[525 -600 18.75 18.75], 'FaceColor',[0 0 0]);
rectangle('Position',[543.75 -600 18.75 18.75], 'FaceColor',[0 0 0]);
rectangle('Position',[562.5 -581.25 18.75 18.75], 'FaceColor',[1 1 1]);
rectangle('Position',[581.25 -581.25 18.75 18.75], 'FaceColor',[0 0 0]);
rectangle('Position',[562.5 -600 18.75 18.75], 'FaceColor',[0 0 0]);
rectangle('Position',[581.25 -600 18.75 18.75], 'FaceColor',[0 0 0]);
X=[560,543.75,487.5,487.5,431.25,431.25,403.125,384.375,365.625,346.875,328.125,309.375,290.625,271.875,243.75,206.25,168.75,131.25,121.875,121.875,93.75,93.75,93.75,93.75,93.75,56.25,56.25,40];
Y=[-40,-56.25,-112.5,-187.5,-243.75,-281.25,-309.375,-328.125,-328.125,-328.125,-328.125,-328.125,-328.125,-328.125,-318.75,-281.25,-243.75,-243.75,-271.875,-290.625,-318.75,-356.25,-393.75,-431.25,-468.75,-506.25,-543.75,-560];
hold on;
plot(X,Y,'r');
legend('998.269','Location','southoutside');
